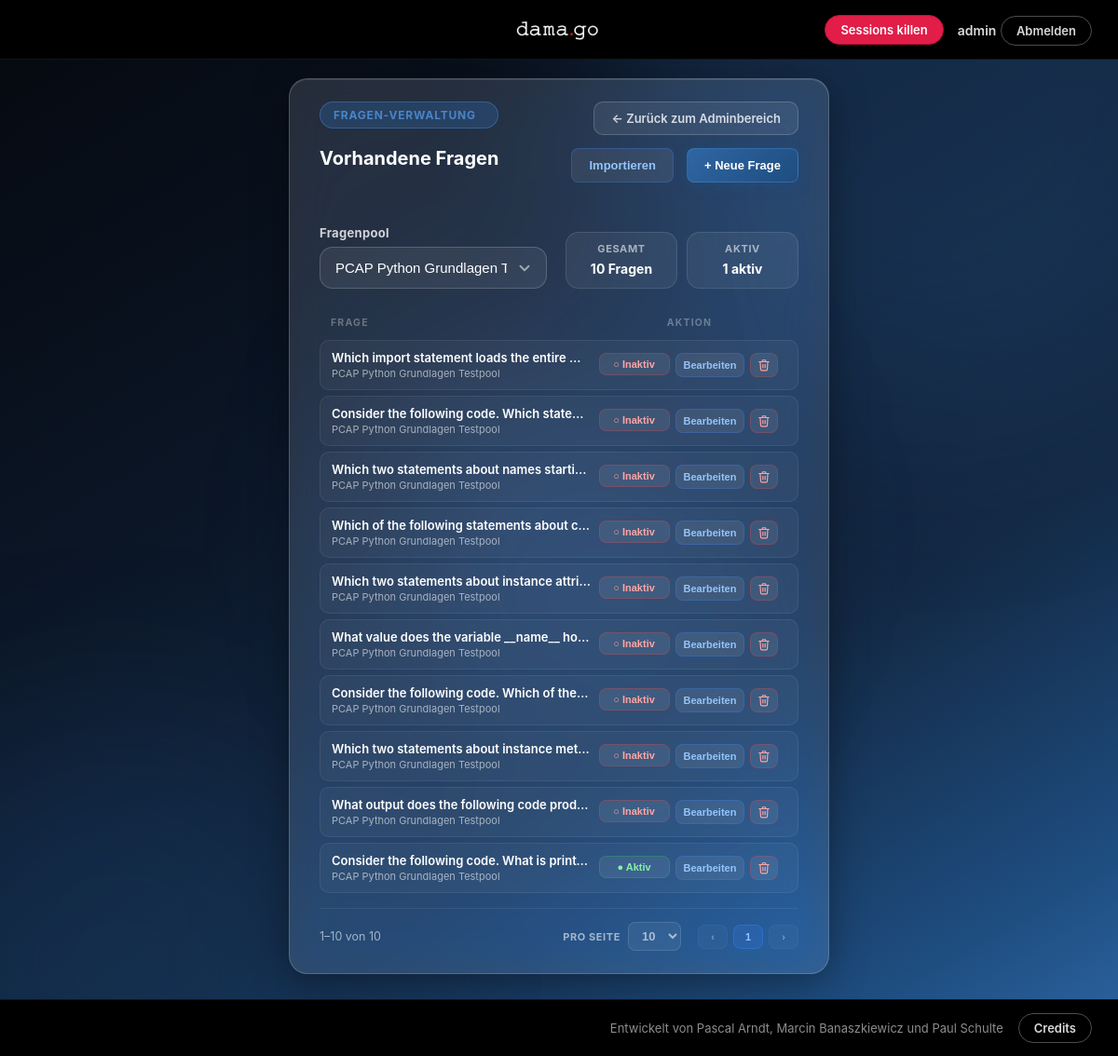
Screenshot of /PHP/manage_questions.php?pool=1 (signed in) with the database file from the repository.
### tables this page shows
CREATE TABLE `questions` (
  `id` int(10) unsigned NOT NULL AUTO_INCREMENT,
  `question_pool_id` int(10) unsigned NOT NULL,
  `question_text` text NOT NULL,
  `image_id` int(10) unsigned DEFAULT NULL,
  `explanation` text DEFAULT NULL,
  `created_by` int(10) unsigned NOT NULL,
  `is_active` tinyint(1) NOT NULL DEFAULT 0,
  `created_at` datetime NOT NULL DEFAULT current_timestamp(),
  `updated_at` datetime DEFAULT NULL ON UPDATE current_timestamp(),
  `updated_by` int(10) unsigned DEFAULT NULL,
  PRIMARY KEY (`id`),
  KEY `idx_questions_question_pool_id` (`question_pool_id`),
  KEY `idx_questions_created_by` (`created_by`),
  KEY `idx_questions_is_active` (`is_active`),
  KEY `idx_questions_image_id` (`image_id`),
  KEY `idx_questions_updated_by` (`updated_by`),
  CONSTRAINT `fk_questions_created_by` FOREIGN KEY (`created_by`) REFERENCES `users` (`id`) ON UPDATE CASCADE,
  CONSTRAINT `fk_questions_image` FOREIGN KEY (`image_id`) REFERENCES `media_files` (`id`) ON DELETE SET NULL ON UPDATE CASCADE,
  CONSTRAINT `fk_questions_question_pool` FOREIGN KEY (`question_pool_id`) REFERENCES `question_pools` (`id`) ON UPDATE CASCADE,
  CONSTRAINT `fk_questions_updated_by` FOREIGN KEY (`updated_by`) REFERENCES `users` (`id`) ON DELETE SET NULL ON UPDATE CASCADE
);

CREATE TABLE `question_pools` (
  `id` int(10) unsigned NOT NULL AUTO_INCREMENT,
  `name` varchar(100) NOT NULL,
  `description` text DEFAULT NULL,
  `created_by` int(10) unsigned NOT NULL,
  `is_active` tinyint(1) NOT NULL DEFAULT 1,
  `created_at` datetime NOT NULL DEFAULT current_timestamp(),
  `updated_at` datetime DEFAULT NULL ON UPDATE current_timestamp(),
  `updated_by` int(10) unsigned DEFAULT NULL,
  PRIMARY KEY (`id`),
  KEY `idx_question_pools_created_by` (`created_by`),
  KEY `idx_question_pools_name` (`name`),
  KEY `idx_question_pools_is_active` (`is_active`),
  KEY `idx_question_pools_updated_by` (`updated_by`),
  CONSTRAINT `fk_question_pools_created_by` FOREIGN KEY (`created_by`) REFERENCES `users` (`id`) ON UPDATE CASCADE,
  CONSTRAINT `fk_question_pools_updated_by` FOREIGN KEY (`updated_by`) REFERENCES `users` (`id`) ON DELETE SET NULL ON UPDATE CASCADE
);

### PHP/init.php (called while the page is built, shortened)
<?php
$role = $_SESSION["user_role"] ?? "guest";

### PHP/manage_questions.php (the view, shortened to what this page needs)
<?php
require_once 'init.php';
require_once 'db.php';
function e($val) {
    return htmlspecialchars((string)$val, ENT_QUOTES, 'UTF-8');
}
$pools = $pdo->query(
    "SELECT id, name FROM question_pools WHERE is_active = 1 ORDER BY name ASC"
)->fetchAll(PDO::FETCH_ASSOC);
$selectedPool = isset($_GET['pool']) ? (int)$_GET['pool'] : 0;
if ($selectedPool > 0) {
    $stmtQ = $pdo->prepare("
        SELECT q.id, q.question_pool_id, q.question_text, q.explanation, q.is_active, q.image_id,
               qp.name AS pool_name, mf.file_name AS image_file
        FROM questions q
        INNER JOIN question_pools qp ON qp.id = q.question_pool_id
        LEFT JOIN media_files mf ON mf.id = q.image_id
        WHERE q.question_pool_id = ?
        ORDER BY q.id ASC
    ");
    $stmtQ->execute([$selectedPool]);
}
$questions = $stmtQ->fetchAll(PDO::FETCH_ASSOC);
$totalQuestions  = count($questions);
$activeQuestions = count(array_filter($questions, fn($q) => $q['is_active']));
$answersMap = [];
if (!empty($questions)) {
    $ids          = array_column($questions, 'id');
    $placeholders = implode(',', array_fill(0, count($ids), '?'));
    $stmtA = $pdo->prepare(
        "SELECT * FROM answer_options WHERE question_id IN ($placeholders) ORDER BY question_id, sort_order ASC"
    );
    $stmtA->execute($ids);
    foreach ($stmtA->fetchAll(PDO::FETCH_ASSOC) as $ans) {
        $answersMap[$ans['question_id']][] = $ans;
    }
}
?>
<!DOCTYPE html>
<html lang="de">
<head>
    <link rel="stylesheet" href="../CSS/style.css">
</head>
<body class="manage-questions-page">
<div class="page-orbs">
    <div class="orb orb-1"></div>
    <div class="orb orb-2"></div>
    <div class="orb orb-3"></div>
</div>
<?php include_once 'topbar.php'; ?>
<main class="play-layout">
    <section class="quiz-main mq-panel">
        <div class="mq-topbar">
            <div class="mq-topbar-info">
                <span class="eyebrow">Fragen-Verwaltung</span>
                <h2>Vorhandene Fragen</h2>
            </div>
            <div class="mq-topbar-actions mq-topbar-actions-stacked">
                <a href="<?php echo $role === 'admin' ? 'admin_area.php' : 'teacher_area.php'; ?>" class="back-button">
                    ← Zurück zum <?php echo $role === 'admin' ? 'Adminbereich' : 'Lehrerbereich'; ?>
                </a>
                <div class="mq-action-row">
                    <button type="button" class="btn-icon btn-edit mq-action-btn" onclick="openImportModal()">
                        Importieren
                    </button>
                    <button type="button" class="btn-icon btn-add mq-action-btn" onclick="openCreateModal()">
                        + Neue Frage
                    </button>
                </div>
            </div>
        </div>
        <div class="mq-toolbar">
            <form method="GET" action="manage_questions.php" class="form-group pool-filter-form mq-filter">
                <label for="poolFilter">Fragenpool</label>
                <select id="poolFilter" name="pool" onchange="this.form.submit()">
                    <?php foreach ($pools as $pool): ?>
                        <option value="<?php echo $pool['id']; ?>"
                            <?php echo $selectedPool === (int)$pool['id'] ? 'selected' : ''; ?>>
                            <?php echo e($pool['name']); ?>
                        </option>
                    <?php endforeach; ?>
                </select>
            </form>
            <div class="lobby-meta mq-meta">
                <div>
                    <span>Gesamt</span>
                    <strong><?php echo $totalQuestions; ?> Fragen</strong>
                </div>
                <div>
                    <span>Aktiv</span>
                    <strong><?php echo $activeQuestions; ?> aktiv</strong>
                </div>
            </div>
        </div>
        <div class="question-list-header">
            <span class="col-frage">Frage</span>
            <span class="col-qaktion">Aktion</span>
        </div>
        <div class="question-list" id="questionList">
            <?php if (empty($questions)): ?>
                <div class="empty-list-hint">
                    Keine Fragen gefunden.
                </div>
            <?php else: ?>
                <?php foreach ($questions as $q):
                    $qAnswers = $answersMap[$q['id']] ?? [];
                    $qData = [
                        'id'          => $q['id'],
                        'pool'        => $q['question_pool_id'],
                        'text'        => $q['question_text'],
                        'explanation' => $q['explanation'] ?? '',
                        'status'      => $q['is_active'] ? 'active' : 'inactive',
                        'image'       => $q['image_file'] ?? '',
                        'answers'     => array_map(fn($a) => [
                            'answer_text' => $a['answer_text'],
                            'explanation' => $a['explanation'],
                            'is_correct'  => (int)$a['is_correct'],
                            'sort_order'  => (int)$a['sort_order'],
                        ], $qAnswers),
                    ];
                ?>
                    <div class="question-row" data-pool="<?php echo $q['question_pool_id']; ?>" data-active="<?php echo $q['is_active']; ?>" data-tooltip="<?php echo e($q['question_text']); ?>">
                        <div class="col-frage">
                            <div class="mq-frage-texts">
                                <div class="question-text">
                                    <?php echo e($q['question_text']); ?>
                                </div>
                                <div class="question-pool-label"><?php echo e($q['pool_name']); ?></div>
                            </div>
                        </div>
                        <div class="col-qaktion">
                            <form method="POST" action="manage_questions.php<?php echo $selectedPool ? '?pool=' . $selectedPool : ''; ?>" class="inline-form">
                                <button type="submit" class="btn-icon <?php echo $q['is_active'] ? 'btn-toggle-active' : 'btn-toggle-inactive'; ?>">
                                    <?php echo $q['is_active'] ? '● Aktiv' : '○ Inaktiv'; ?>
                                </button>
                            </form>
                            <button type="button" class="btn-icon btn-edit"
                                data-question="<?php echo e(json_encode($qData)); ?>"
                                onclick="openEditQuestionModal(this)">
                                Bearbeiten
                            </button>
                            <button type="button" class="btn-icon btn-delete"
                                onclick="openDeleteQuestionModal(<?php echo $q['id']; ?>, this)"
                                data-text="<?php echo e($q['question_text']); ?>"
                                aria-label="Frage löschen" title="Frage löschen">
                            </button>
                        </div>
                    </div>
                <?php endforeach; ?>
            <?php endif; ?>
        </div>
        <?php if (!empty($questions)): ?>
            <div class="mq-pagination" id="mqPagination">
                <div class="mq-pagination-info">
                    <span id="mqRangeInfo"></span>
                </div>
                <div class="mq-pagination-controls">
                    <label class="mq-perpage">
                        Pro Seite
                        <select id="mqPerPage">
                            <option value="10" selected>10</option>
                        </select>
                    </label>
                    <div class="mq-pager">
                        <button type="button" class="btn-icon mq-pager-btn" id="mqPrev" aria-label="Vorherige Seite">‹</button>
                        <span class="mq-pager-pages" id="mqPages"></span>
                        <button type="button" class="btn-icon mq-pager-btn" id="mqNext" aria-label="Nächste Seite">›</button>
                    </div>
                </div>
            </div>
        <?php endif; ?>
    </section>
</main>
    <?php include_once 'footbar.php'; ?>
</body>
</html>

### rows the page displays
questions: question_text "Which import statement loads the entire…", question_pool.name "PCAP Python Grundlagen Testpool", is_active "○ Inaktiv"
questions: question_text "Consider the following code. Which state…", question_pool.name "PCAP Python Grundlagen Testpool", is_active "○ Inaktiv"
questions: question_text "Which two statements about names starti…", question_pool.name "PCAP Python Grundlagen Testpool", is_active "○ Inaktiv"
questions: question_text "Which of the following statements about c…", question_pool.name "PCAP Python Grundlagen Testpool", is_active "○ Inaktiv"
questions: question_text "Which two statements about instance attri…", question_pool.name "PCAP Python Grundlagen Testpool", is_active "○ Inaktiv"
questions: question_text "What value does the variable __name__ ho…", question_pool.name "PCAP Python Grundlagen Testpool", is_active "○ Inaktiv"
questions: question_text "Consider the following code. Which of the…", question_pool.name "PCAP Python Grundlagen Testpool", is_active "○ Inaktiv"
questions: question_text "Which two statements about instance met…", question_pool.name "PCAP Python Grundlagen Testpool", is_active "○ Inaktiv"
questions: question_text "What output does the following code prod…", question_pool.name "PCAP Python Grundlagen Testpool", is_active "○ Inaktiv"
questions: question_text "Consider the following code. What is print…", question_pool.name "PCAP Python Grundlagen Testpool", is_active "● Aktiv"

### other values shown
$username "admin"
$totalQuestions "10"
$activeQuestions "1"
form field pool "PCAP Python Grundlagen Testpool"
